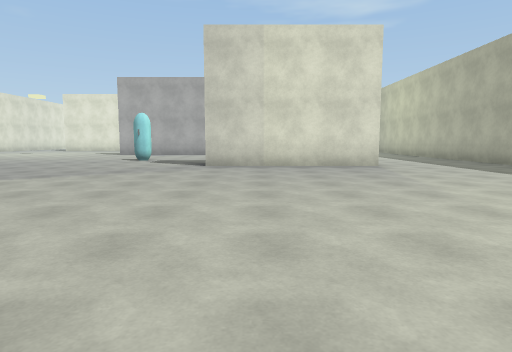
view 1 (above)

24 first-person views from a walk through a scene from a Unity 3-D project. The camera is 1.3 m above the floor, tilts 6° down and sees 75° across. The floor is counted in squares, 2 m on a side. Each view is taken from the middle of a square. On the plan, view 1 faces up. The plan holds only what a view shows up to about 10 squares ahead; the rest is blank. The place goes on beyond the plan. Surface patterns are stand-ins for the level's own textures.

view 2
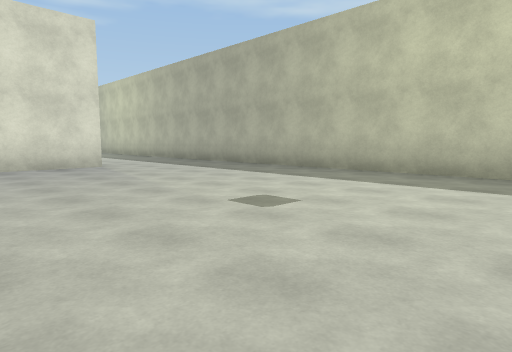

view 3
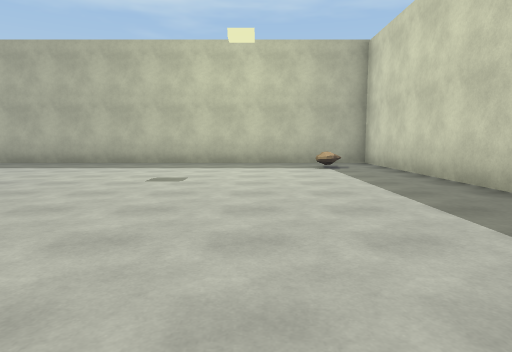

view 4
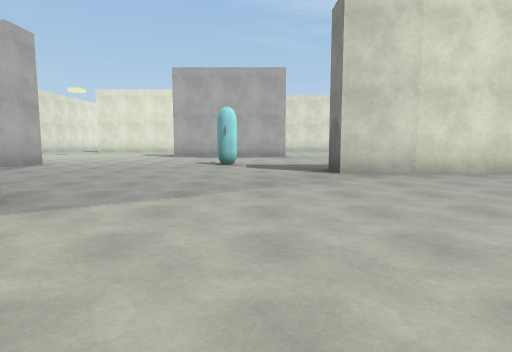

view 5
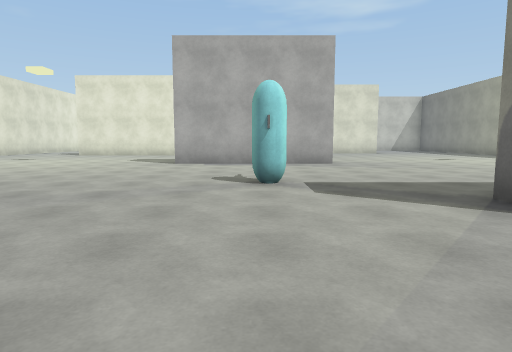

view 6
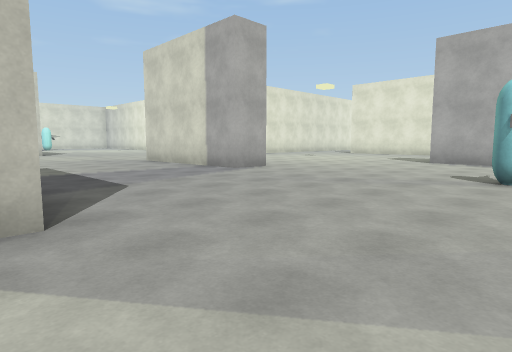

view 7
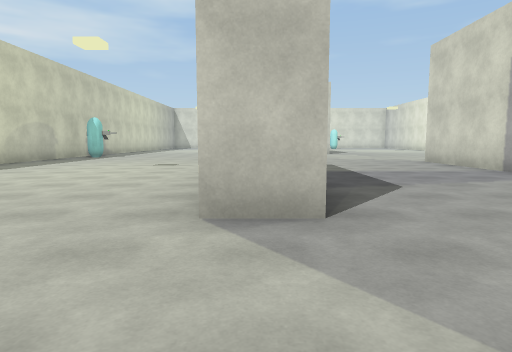

view 8
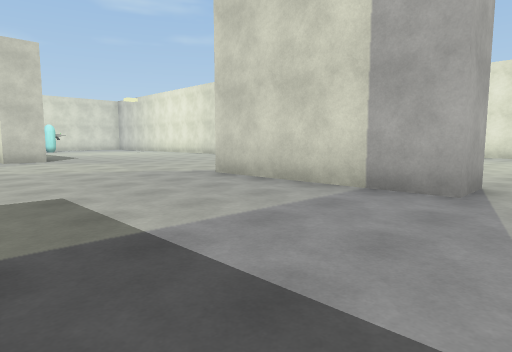

view 9
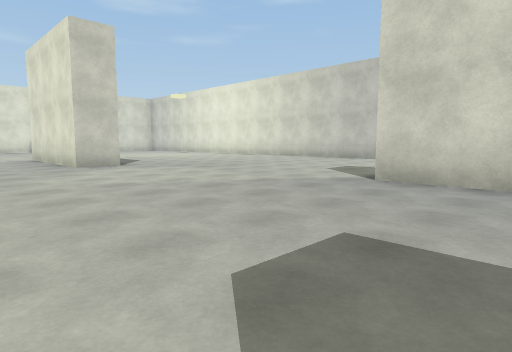

view 10
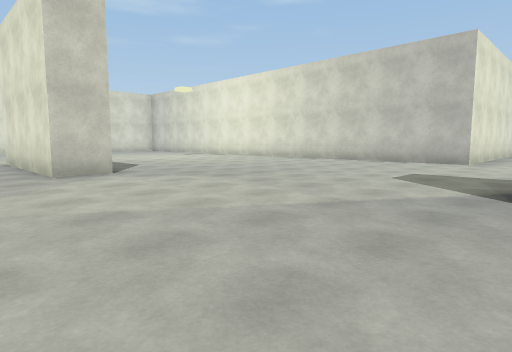

view 11
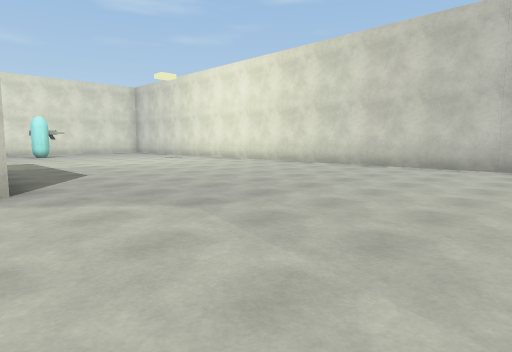

view 12
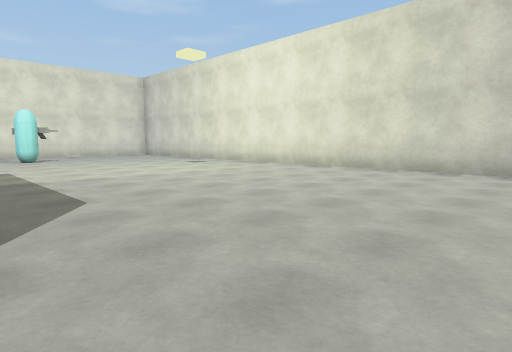

view 13
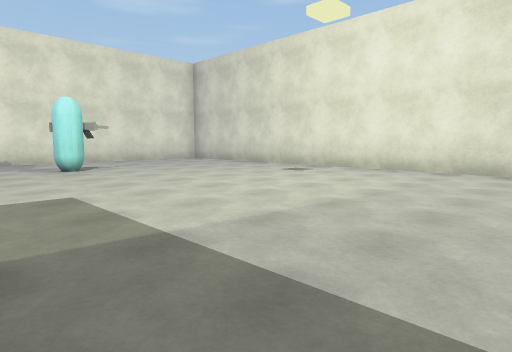

view 14
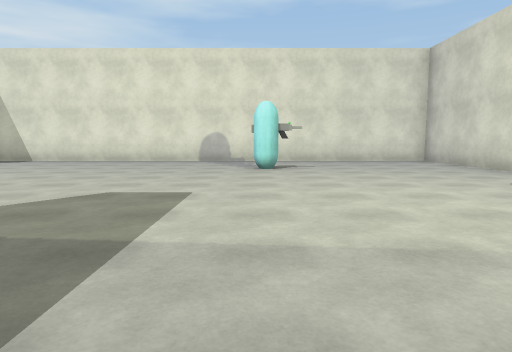

view 15
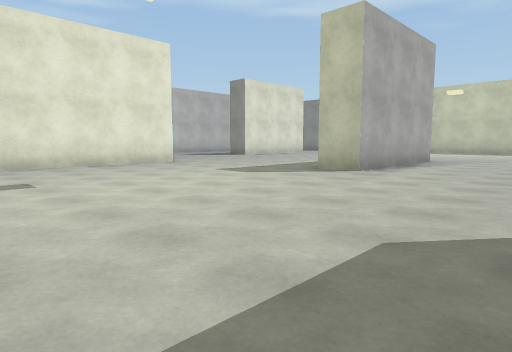

view 16
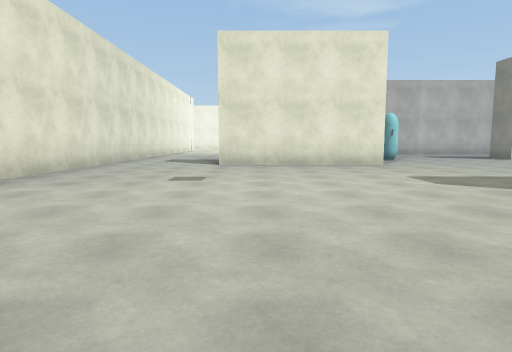

view 17
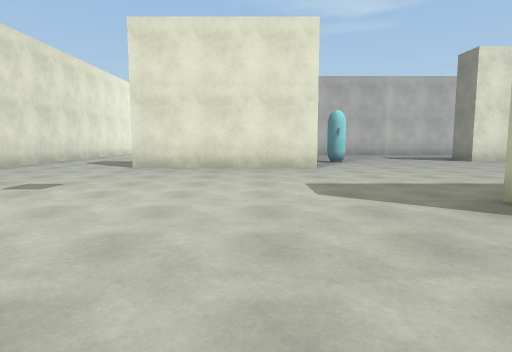

view 18
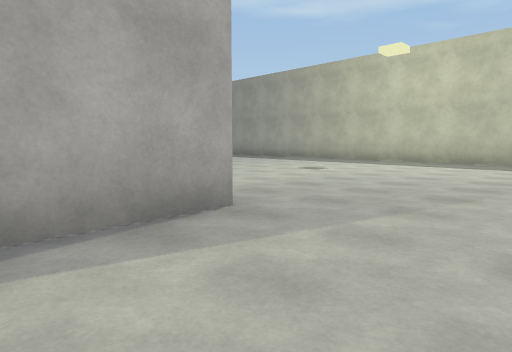

view 19
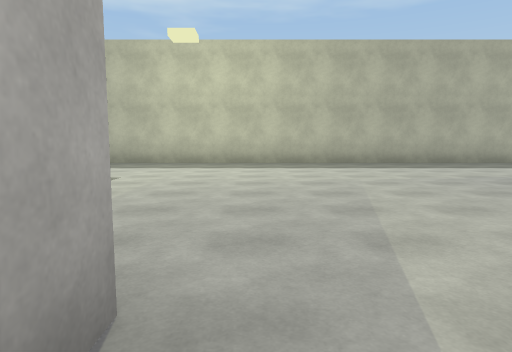

view 20
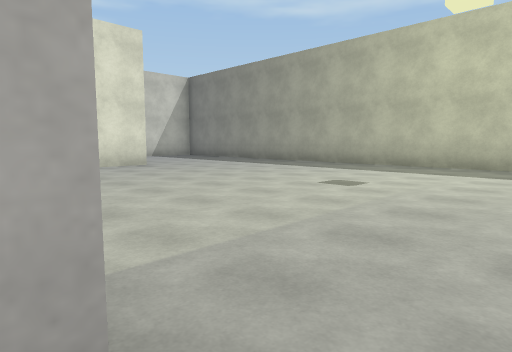

view 21
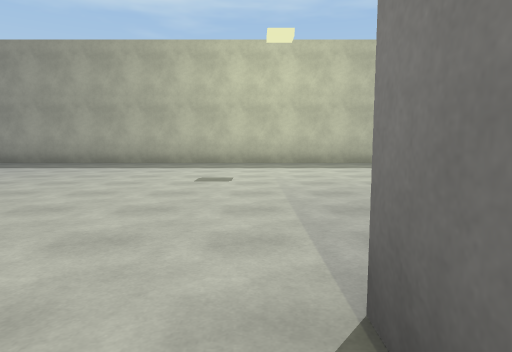

view 22
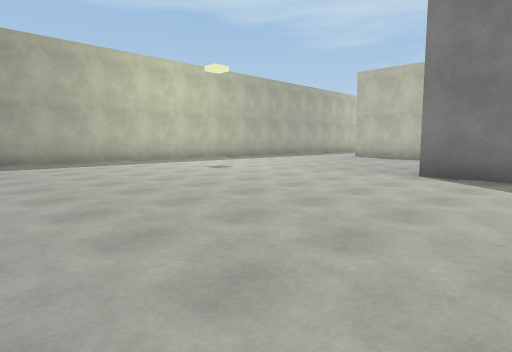

view 23
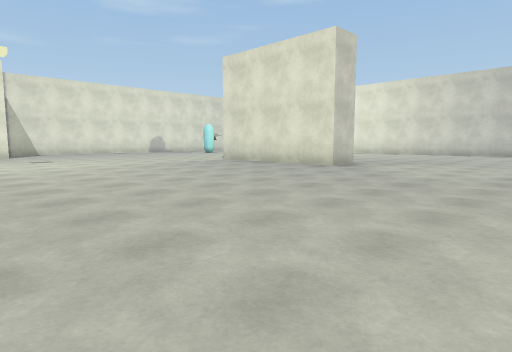

view 24
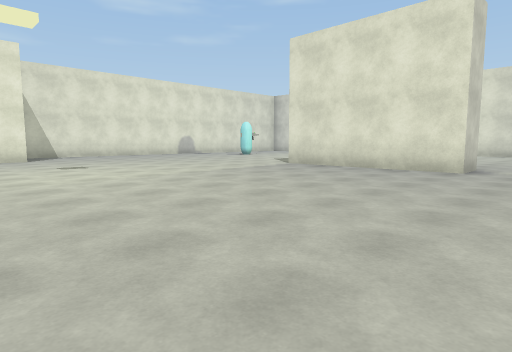

### Floor plan
Points are (right, up) in squares from view 1. A wall is a line through its corners. A room is listed if a view was taken in it or the views show most of it. See-through windows are left out.
Room 1 (views 1, 2, 3, 4, 5, 6, 7, 8, 9, 10, 11, 12, 13, 14, 15, 16, 17, 18, 19, 20, 21, 22, 23, 24)
walls: (-9, 11.5) (-9, 10.3) (-13.6, 10.3); (-5.8, 5.6) (-5.8, 4.5); (-19.8, 8.8) (-19.8, 7.6) (-24.2, 7.6); (-3.2, 16.6) (-1.8, 16.6); (-1.8, 15.5) (-6.3, 15.5) (-6.3, 16.6); (-7.5, 21.1) (-12.1, 21.1); (-13.1, -2.2) (-12.4, -2.2); (-15.3, 23.1) (-15.3, 16.4) (-32.1, 16.4); (3.2, 8.7) (-1.3, 8.7) (-1.3, 9.8); (1.1, -2.2) (6.9, -2.2) (6.9, 23.5); (-30.2, 2.1) (-30.2, 1.6)
objects: other object (-30, 11) to (-30, 12); other object (-7, 23); other object (-4, 11) to (-4, 12); other object (5, -1)

Where each view was taken, in squares from view 1:
view 1: 0 up, 0 right, facing up
view 2: 0 up, 0 right, facing up-right
view 3: 1 up, 3 left, facing right
view 4: 2 up, 3 left, facing up
view 5: 6 up, 4 left, facing up
view 6: 5 up, 3 left, facing up-left
view 7: 5 up, 3 left, facing left
view 8: 6 up, 8 left, facing up-left
view 9: 5 up, 11 left, facing up-left
view 10: 6 up, 13 left, facing up-left
view 11: 8 up, 15 left, facing up-left
view 12: 9 up, 18 left, facing up-left
view 13: 9 up, 22 left, facing up-left
view 14: 11 up, 22 left, facing left
view 15: 12 up, 13 left, facing up-right
view 16: 12 up, 11 left, facing up
view 17: 13 up, 9 left, facing up
view 18: 13 up, 4 left, facing up-right
view 19: 15 up, 3 left, facing right
view 20: 15 up, 2 left, facing up-right
view 21: 17 up, 3 left, facing right
view 22: 23 up, 4 left, facing down-right
view 23: 0 up, 15 left, facing up-left
view 24: 0 up, 18 left, facing up-left
